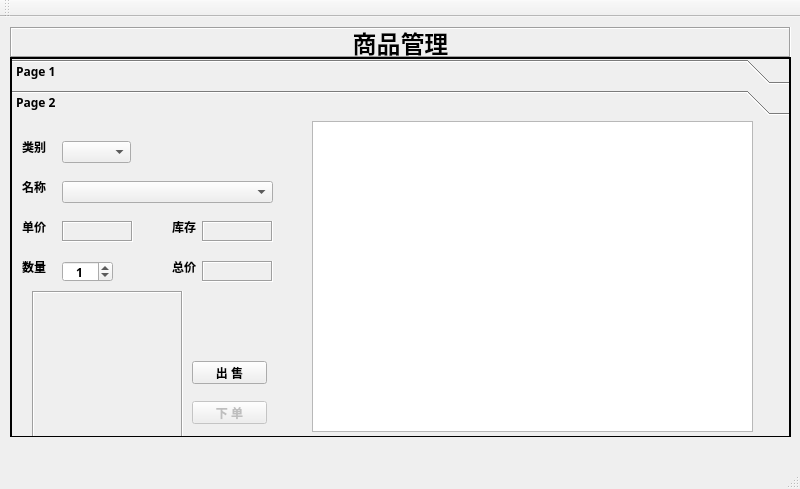
<?xml version="1.0" encoding="UTF-8"?>
<ui version="4.0">
 <class>eMarket</class>
 <widget class="QMainWindow" name="eMarket">
  <property name="geometry">
   <rect>
    <x>0</x>
    <y>0</y>
    <width>800</width>
    <height>489</height>
   </rect>
  </property>
  <property name="font">
   <font>
    <weight>75</weight>
    <bold>true</bold>
   </font>
  </property>
  <property name="windowTitle">
   <string>eMarket</string>
  </property>
  <widget class="QWidget" name="centralWidget">
   <widget class="QStackedWidget" name="stackedWidget">
    <property name="geometry">
     <rect>
      <x>10</x>
      <y>10</y>
      <width>781</width>
      <height>410</height>
     </rect>
    </property>
    <property name="currentIndex">
     <number>1</number>
    </property>
    <widget class="QWidget" name="page"/>
    <widget class="QWidget" name="page_2">
     <widget class="QLabel" name="label">
      <property name="geometry">
       <rect>
        <x>0</x>
        <y>0</y>
        <width>781</width>
        <height>31</height>
       </rect>
      </property>
      <property name="font">
       <font>
        <family>隶书</family>
        <pointsize>18</pointsize>
       </font>
      </property>
      <property name="frameShape">
       <enum>QFrame::Box</enum>
      </property>
      <property name="frameShadow">
       <enum>QFrame::Sunken</enum>
      </property>
      <property name="text">
       <string>商品管理</string>
      </property>
      <property name="alignment">
       <set>Qt::AlignCenter</set>
      </property>
     </widget>
     <widget class="QToolBox" name="toolBox">
      <property name="geometry">
       <rect>
        <x>0</x>
        <y>30</y>
        <width>781</width>
        <height>381</height>
       </rect>
      </property>
      <property name="font">
       <font>
        <family>幼圆</family>
        <weight>75</weight>
        <bold>true</bold>
       </font>
      </property>
      <property name="frameShape">
       <enum>QFrame::WinPanel</enum>
      </property>
      <property name="currentIndex">
       <number>1</number>
      </property>
      <widget class="QWidget" name="page3">
       <property name="enabled">
        <bool>true</bool>
       </property>
       <property name="geometry">
        <rect>
         <x>0</x>
         <y>0</y>
         <width>777</width>
         <height>325</height>
        </rect>
       </property>
       <property name="font">
        <font>
         <weight>50</weight>
         <bold>false</bold>
        </font>
       </property>
       <attribute name="label">
        <string>Page 1</string>
       </attribute>
       <widget class="QLabel" name="newPictrueLabel">
        <property name="geometry">
         <rect>
          <x>80</x>
          <y>150</y>
          <width>151</width>
          <height>151</height>
         </rect>
        </property>
        <property name="frameShape">
         <enum>QFrame::Box</enum>
        </property>
        <property name="frameShadow">
         <enum>QFrame::Sunken</enum>
        </property>
        <property name="midLineWidth">
         <number>0</number>
        </property>
        <property name="text">
         <string/>
        </property>
        <property name="scaledContents">
         <bool>true</bool>
        </property>
       </widget>
       <widget class="QLineEdit" name="newNameLineEdit">
        <property name="geometry">
         <rect>
          <x>40</x>
          <y>50</y>
          <width>181</width>
          <height>20</height>
         </rect>
        </property>
       </widget>
       <widget class="QLineEdit" name="newOutputLineEdit">
        <property name="geometry">
         <rect>
          <x>160</x>
          <y>80</y>
          <width>61</width>
          <height>20</height>
         </rect>
        </property>
       </widget>
       <widget class="QPushButton" name="newUploadPushButton">
        <property name="geometry">
         <rect>
          <x>164</x>
          <y>130</y>
          <width>61</width>
          <height>23</height>
         </rect>
        </property>
        <property name="text">
         <string>上 传...</string>
        </property>
       </widget>
       <widget class="QTableView" name="commodityTableView">
        <property name="geometry">
         <rect>
          <x>240</x>
          <y>0</y>
          <width>441</width>
          <height>311</height>
         </rect>
        </property>
        <attribute name="horizontalHeaderDefaultSectionSize">
         <number>120</number>
        </attribute>
        <attribute name="horizontalHeaderStretchLastSection">
         <bool>true</bool>
        </attribute>
        <attribute name="verticalHeaderVisible">
         <bool>false</bool>
        </attribute>
       </widget>
       <widget class="QSpinBox" name="newCountSpinBox">
        <property name="geometry">
         <rect>
          <x>40</x>
          <y>110</y>
          <width>42</width>
          <height>22</height>
         </rect>
        </property>
        <property name="alignment">
         <set>Qt::AlignCenter</set>
        </property>
        <property name="value">
         <number>1</number>
        </property>
       </widget>
       <widget class="QComboBox" name="newCategoryComboBox">
        <property name="geometry">
         <rect>
          <x>40</x>
          <y>20</y>
          <width>69</width>
          <height>22</height>
         </rect>
        </property>
       </widget>
       <widget class="QLineEdit" name="newInputLineEdit">
        <property name="geometry">
         <rect>
          <x>40</x>
          <y>80</y>
          <width>51</width>
          <height>20</height>
         </rect>
        </property>
       </widget>
       <widget class="QPushButton" name="newPutinStorePushButton">
        <property name="geometry">
         <rect>
          <x>20</x>
          <y>250</y>
          <width>51</width>
          <height>23</height>
         </rect>
        </property>
        <property name="text">
         <string>入 库</string>
        </property>
       </widget>
       <widget class="QPushButton" name="newClearancePushButton">
        <property name="geometry">
         <rect>
          <x>20</x>
          <y>280</y>
          <width>51</width>
          <height>23</height>
         </rect>
        </property>
        <property name="text">
         <string>清 仓</string>
        </property>
       </widget>
       <widget class="QLabel" name="label_8">
        <property name="geometry">
         <rect>
          <x>10</x>
          <y>20</y>
          <width>54</width>
          <height>12</height>
         </rect>
        </property>
        <property name="font">
         <font>
          <weight>75</weight>
          <bold>true</bold>
         </font>
        </property>
        <property name="text">
         <string>类别</string>
        </property>
       </widget>
       <widget class="QLabel" name="label_9">
        <property name="geometry">
         <rect>
          <x>10</x>
          <y>50</y>
          <width>54</width>
          <height>12</height>
         </rect>
        </property>
        <property name="font">
         <font>
          <weight>75</weight>
          <bold>true</bold>
         </font>
        </property>
        <property name="text">
         <string>名称</string>
        </property>
       </widget>
       <widget class="QLabel" name="label_10">
        <property name="geometry">
         <rect>
          <x>10</x>
          <y>80</y>
          <width>54</width>
          <height>12</height>
         </rect>
        </property>
        <property name="font">
         <font>
          <weight>75</weight>
          <bold>true</bold>
         </font>
        </property>
        <property name="text">
         <string>进价</string>
        </property>
       </widget>
       <widget class="QLabel" name="label_11">
        <property name="geometry">
         <rect>
          <x>130</x>
          <y>80</y>
          <width>54</width>
          <height>12</height>
         </rect>
        </property>
        <property name="font">
         <font>
          <weight>75</weight>
          <bold>true</bold>
         </font>
        </property>
        <property name="text">
         <string>售价</string>
        </property>
       </widget>
       <widget class="QLabel" name="label_12">
        <property name="geometry">
         <rect>
          <x>10</x>
          <y>110</y>
          <width>54</width>
          <height>12</height>
         </rect>
        </property>
        <property name="font">
         <font>
          <weight>75</weight>
          <bold>true</bold>
         </font>
        </property>
        <property name="text">
         <string>数量</string>
        </property>
       </widget>
       <widget class="QLabel" name="label_13">
        <property name="geometry">
         <rect>
          <x>20</x>
          <y>170</y>
          <width>54</width>
          <height>12</height>
         </rect>
        </property>
        <property name="font">
         <font>
          <weight>75</weight>
          <bold>true</bold>
         </font>
        </property>
        <property name="text">
         <string>商品样照</string>
        </property>
       </widget>
      </widget>
      <widget class="QWidget" name="page4">
       <property name="geometry">
        <rect>
         <x>0</x>
         <y>0</y>
         <width>777</width>
         <height>325</height>
        </rect>
       </property>
       <attribute name="label">
        <string>Page 2</string>
       </attribute>
       <widget class="QComboBox" name="preCategoryComboBox">
        <property name="geometry">
         <rect>
          <x>50</x>
          <y>20</y>
          <width>69</width>
          <height>22</height>
         </rect>
        </property>
       </widget>
       <widget class="QComboBox" name="preNameComboBox">
        <property name="geometry">
         <rect>
          <x>50</x>
          <y>60</y>
          <width>211</width>
          <height>22</height>
         </rect>
        </property>
       </widget>
       <widget class="QLabel" name="preOutputPriceLabel">
        <property name="geometry">
         <rect>
          <x>50</x>
          <y>100</y>
          <width>71</width>
          <height>21</height>
         </rect>
        </property>
        <property name="frameShape">
         <enum>QFrame::Box</enum>
        </property>
        <property name="frameShadow">
         <enum>QFrame::Sunken</enum>
        </property>
        <property name="text">
         <string/>
        </property>
       </widget>
       <widget class="QLabel" name="prePictrueLabel">
        <property name="geometry">
         <rect>
          <x>20</x>
          <y>170</y>
          <width>151</width>
          <height>151</height>
         </rect>
        </property>
        <property name="font">
         <font>
          <stylestrategy>PreferDefault</stylestrategy>
         </font>
        </property>
        <property name="frameShape">
         <enum>QFrame::Box</enum>
        </property>
        <property name="frameShadow">
         <enum>QFrame::Sunken</enum>
        </property>
        <property name="text">
         <string/>
        </property>
        <property name="scaledContents">
         <bool>true</bool>
        </property>
       </widget>
       <widget class="QSpinBox" name="preCountSpinBox">
        <property name="geometry">
         <rect>
          <x>50</x>
          <y>140</y>
          <width>51</width>
          <height>21</height>
         </rect>
        </property>
        <property name="alignment">
         <set>Qt::AlignCenter</set>
        </property>
        <property name="value">
         <number>1</number>
        </property>
       </widget>
       <widget class="QPushButton" name="preSellPushButton">
        <property name="geometry">
         <rect>
          <x>180</x>
          <y>240</y>
          <width>75</width>
          <height>23</height>
         </rect>
        </property>
        <property name="text">
         <string>出 售</string>
        </property>
       </widget>
       <widget class="QPushButton" name="prePlaceOrderPushButton">
        <property name="enabled">
         <bool>false</bool>
        </property>
        <property name="geometry">
         <rect>
          <x>180</x>
          <y>280</y>
          <width>75</width>
          <height>23</height>
         </rect>
        </property>
        <property name="text">
         <string>下 单</string>
        </property>
       </widget>
       <widget class="QListWidget" name="sellListWidget">
        <property name="geometry">
         <rect>
          <x>300</x>
          <y>0</y>
          <width>441</width>
          <height>311</height>
         </rect>
        </property>
       </widget>
       <widget class="QLabel" name="preAmountPriceLabel">
        <property name="geometry">
         <rect>
          <x>190</x>
          <y>100</y>
          <width>71</width>
          <height>21</height>
         </rect>
        </property>
        <property name="frameShape">
         <enum>QFrame::Box</enum>
        </property>
        <property name="frameShadow">
         <enum>QFrame::Sunken</enum>
        </property>
        <property name="text">
         <string/>
        </property>
       </widget>
       <widget class="QLabel" name="preTotalLabel">
        <property name="geometry">
         <rect>
          <x>190</x>
          <y>140</y>
          <width>71</width>
          <height>21</height>
         </rect>
        </property>
        <property name="frameShape">
         <enum>QFrame::Box</enum>
        </property>
        <property name="frameShadow">
         <enum>QFrame::Sunken</enum>
        </property>
        <property name="text">
         <string/>
        </property>
       </widget>
       <widget class="QLabel" name="label_2">
        <property name="geometry">
         <rect>
          <x>10</x>
          <y>20</y>
          <width>54</width>
          <height>12</height>
         </rect>
        </property>
        <property name="text">
         <string>类别</string>
        </property>
       </widget>
       <widget class="QLabel" name="label_3">
        <property name="geometry">
         <rect>
          <x>10</x>
          <y>60</y>
          <width>54</width>
          <height>12</height>
         </rect>
        </property>
        <property name="text">
         <string>名称</string>
        </property>
       </widget>
       <widget class="QLabel" name="label_4">
        <property name="geometry">
         <rect>
          <x>10</x>
          <y>100</y>
          <width>54</width>
          <height>12</height>
         </rect>
        </property>
        <property name="text">
         <string>单价</string>
        </property>
       </widget>
       <widget class="QLabel" name="label_5">
        <property name="geometry">
         <rect>
          <x>160</x>
          <y>100</y>
          <width>54</width>
          <height>12</height>
         </rect>
        </property>
        <property name="text">
         <string>库存</string>
        </property>
       </widget>
       <widget class="QLabel" name="label_6">
        <property name="geometry">
         <rect>
          <x>10</x>
          <y>140</y>
          <width>54</width>
          <height>12</height>
         </rect>
        </property>
        <property name="text">
         <string>数量</string>
        </property>
       </widget>
       <widget class="QLabel" name="label_7">
        <property name="geometry">
         <rect>
          <x>160</x>
          <y>140</y>
          <width>54</width>
          <height>12</height>
         </rect>
        </property>
        <property name="text">
         <string>总价</string>
        </property>
       </widget>
      </widget>
     </widget>
    </widget>
   </widget>
  </widget>
  <widget class="QMenuBar" name="menuBar">
   <property name="geometry">
    <rect>
     <x>0</x>
     <y>0</y>
     <width>800</width>
     <height>23</height>
    </rect>
   </property>
  </widget>
  <widget class="QToolBar" name="mainToolBar">
   <attribute name="toolBarArea">
    <enum>TopToolBarArea</enum>
   </attribute>
   <attribute name="toolBarBreak">
    <bool>false</bool>
   </attribute>
  </widget>
  <widget class="QStatusBar" name="statusBar"/>
 </widget>
 <layoutdefault spacing="6" margin="11"/>
 <resources/>
 <connections/>
</ui>
